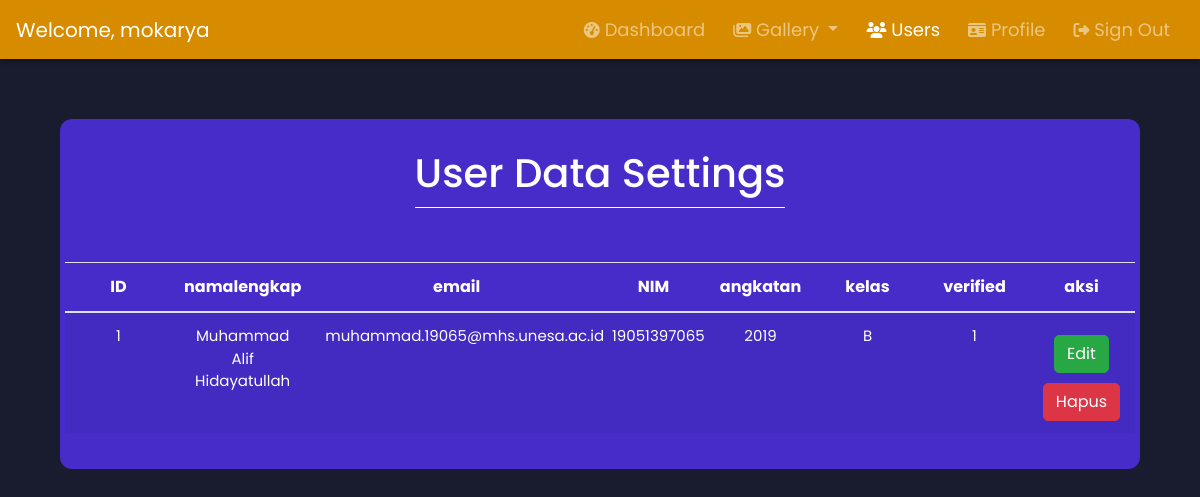
The app's page /User_Regist/admin-usersConfig (signed in), older data.
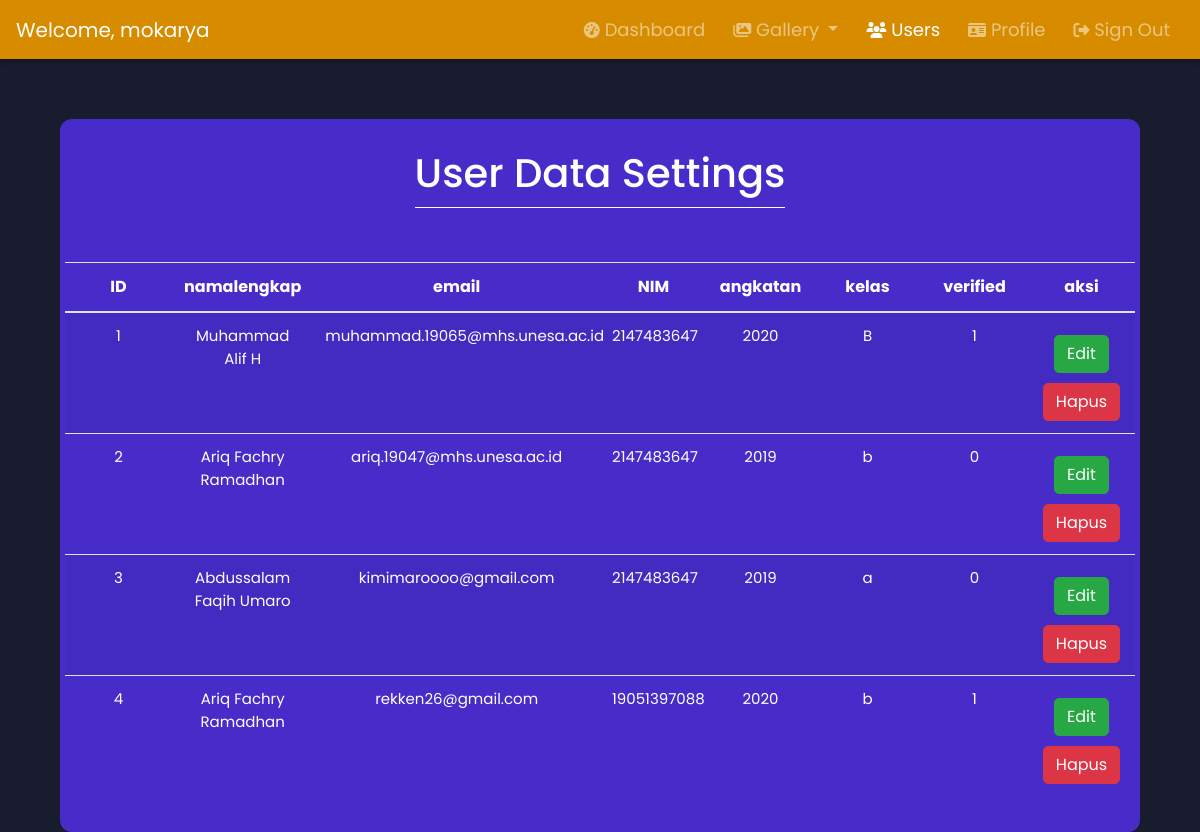
The same page, newer data.
### tables this page shows
CREATE TABLE `users` (
  `id` int(11) NOT NULL,
  `namalengkap` varchar(100) NOT NULL,
  `email` varchar(200) NOT NULL,
  `nim` bigint(20) NOT NULL,
  `angkatan` year(4) NOT NULL,
  `kelas` varchar(2) NOT NULL,
  `verified` tinyint(4) NOT NULL,
  `token` varchar(100) NOT NULL,
  `password` varchar(255) NOT NULL,
  `usertype` varchar(20) NOT NULL
);

### User_Regist/admin-usersConfig.php (the view, shortened to what this page needs)
<?php
    $currentPage = 'usersConfig';
    include 'header-admin.php';
?>
<section>
<div class="container mw-100 animwo" id="box" style=" color:white; padding-top: 30px; margin-top: 60px; width:90%;">
                <div class="row justify-content-md-center">
                    <div class="col-md-auto">
                        <h1 style="text-align: center;" class="fadeInUp">User Data Settings</h1>
                        <hr style="border-top: 1px solid white; margin-bottom: 30px; margin-top: 10px">
                    <br>
                    </div>
                    <div class="table-responsive">
                        <table class="table table-striped table-image">
                            <thead >
                                <tr>
                                    <th scope="col">ID</th>
                                    <th scope="col">namalengkap</th>
                                    <th scope="col">email</th>
                                    <th scope="col">NIM</th>
                                    <th scope="col">angkatan</th>
                                    <th scope="col">kelas</th>
                                    <th scope="col">verified</th>
                                    <th scope="col">aksi</th>
                                </tr>
                            </thead>
                            <tbody>
                                <?php
      $query = "SELECT * FROM users WHERE usertype = 'user'  ORDER BY id ASC";
      $result = mysqli_query($conn, $query);
      $ID = 1;
      while($row = mysqli_fetch_assoc($result))
      {
      ?>
       <tr>
          <td class="td-sm sm-font"><?php echo $ID; ?></td>
          <td class="td-sm sm-font"><?php echo $row['namalengkap']; ?></td>
          <td style="width:fit-content" class="sm-font"><abbr title="<?php echo $row['email']; ?>" style="border: none; text-decoration: none;"><?php echo substr($row['email'], 0 ,31); ?></abbr></td>
          <td class="td-sm sm-font"><?php echo $row['nim']; ?></td>
          <td class="td-sm sm-font"><?php echo $row['angkatan']; ?></td>
          <td class="td-sm sm-font"><?php echo $row['kelas']; ?></td>
          <td class="td-sm sm-font"><?php echo $row['verified']; ?></td>
          <td class="td-sm sm-font">
            <a href="admin-user-edit?id=<?php echo $row['id']; ?>" style="text-decoration:none"> <button name="edit-pass-btn" type="submit" class="btn btn-success" data-toggle="modal" data-target="#exampleModal" style="margin-top: 10px; border-radius: 5px; width:fit-content" >Edit</button></a>
            <a href="admin-user-hapus-proses?id=<?php echo $row['id']; ?>" style="text-decoration:none" onclick="return confirm('Anda yakin akan menghapus data ini?')"><button name="edit-pass-btn" type="submit" class="btn btn-danger" data-toggle="modal" data-target="#exampleModal" style="margin-top: 10px; border-radius: 5px; width:fit-content">Hapus</button></a>
          </td>
      </tr>
      <?php
        $ID++;
      }
      ?>
                            </tbody>
                        </table>
                    </div>
                </div>
            </div>
</html>

### User_Regist/header-admin.php (shortened to what this page needs)
<!DOCTYPE html>
<html>
    <head>
        <link rel="stylesheet" href="https://cdn.jsdelivr.net/npm/bootstrap@4.5.3/dist/css/bootstrap.min.css">
        <link rel="stylesheet" href="https://unpkg.com/swiper/swiper-bundle.css" />
        <link rel="stylesheet" href="https://unpkg.com/swiper/swiper-bundle.min.css" />
        <link href="../src/css/dashboard_admin.css" type="text/css" rel="stylesheet">
        <link rel="stylesheet" href="//cdnjs.cloudflare.com/ajax/libs/morris.js/0.5.1/morris.css">
    </head>
    <body>
        <nav class="navbar navbar-expand-lg navbar-dark">
            <a class="navbar-brand" href="#">Welcome, <?php echo $_SESSION['namalengkap']; ?> </a>
            <div class="collapse navbar-collapse" id="navbarNav">
            <ul class="navbar-nav ml-auto">
                    <li class="nav-item <?php if($currentPage =='dashboard'){echo 'active';}?>">
                        <a class="nav-link" href="admin-dashboard"><i class="fas fa-tachometer-alt"></i> Dashboard</a>
                    </li>
                    <li class="nav-item dropdown <?php if($currentPage =='galleryData' || $currentPage == 'previewGalery' || $currentPage =='uploadGallery_adm'){echo 'active';}?>">
                        <a class="nav-link dropdown-toggle" href="#" id="navbarDropdown" role="button" data-toggle="dropdown" aria-haspopup="true" aria-expanded="false">
                        <i class="fas fa-images"></i>  Gallery
                        </a>
                    </li>
                    <li class="nav-item <?php if($currentPage =='usersConfig'){echo 'active';}?>">
                        <a class="nav-link" href="admin-usersConfig"><i class="fas fa-users"></i> Users </a>
                    </li>
                    <li class="nav-item <?php if($currentPage =='profile'){echo 'active';}?>">
                        <a class="nav-link" href="admin-profile"><i class="fas fa-id-card"></i> Profile</a>
                    </li>
                    <li class="nav-item">
                        <a class="nav-link" href="index1?logout=1"><i class="fas fa-sign-out-alt"></i> Sign Out</a>
                    </li>
                </ul>
            </div>
        </nav>

### src/css/dashboard_admin.css (style rules this page uses)
* { margin: 0; padding: 0; box-sizing: border-box; font-family: 'Poppins', sans-serif; }
body, html { height: 100%; scroll-behavior: smooth; background-color: #191c2f; }
.navbar { box-shadow: 0 3px 5px 0 rgba(0, 0, 0, 0.3); z-index: 5; width: 100%; font-family: 'Space Grotesk', sans-serif; background-color: #D78C00; }
.nav-item { font-size: 18px; margin: auto 6px; font-family: Helvetica; }
li { cursor: pointer; }
a i { font-size: 16px; }
.sm-font { font-size: 15px; }
#box { background-color: #472CCA; width: 90%; padding: 20px; border-radius: 12px; }
td, th { vertical-align: middle; }
th, tr, td { color: white; text-align: center; }
tr td { max-width: 50px; }
.td-sm { width: 10%; }
.btn { min-width: 60% !important; width: 60%; max-width: 100%; }
.fadeInUp { animation: fadeInUp 2s ease; }
.animwo { animation: opac 4s ease; transition: transform .4s ; }

Row changes from the older to the newer data that the page shows:
changed users "muhammad.19065@mhs.unesa.ac.id": namalengkap "Muhammad Alif Hidayatullah" → "Muhammad Alif H"; nim "19051397065" → "2147483647"; angkatan "2019" → "2020"
added users: namalengkap "Ariq Fachry Ramadhan", email "ariq.19047@mhs.unesa.ac.id", nim "2147483647", angkatan "2019", kelas "b", verified "0"
added users: namalengkap "Abdussalam Faqih Umaro", email "kimimaroooo@gmail.com", nim "2147483647", angkatan "2019", kelas "a", verified "0"
added users: namalengkap "Ariq Fachry Ramadhan", email "rekken26@gmail.com", nim "19051397088", angkatan "2020", kelas "b", verified "1"
